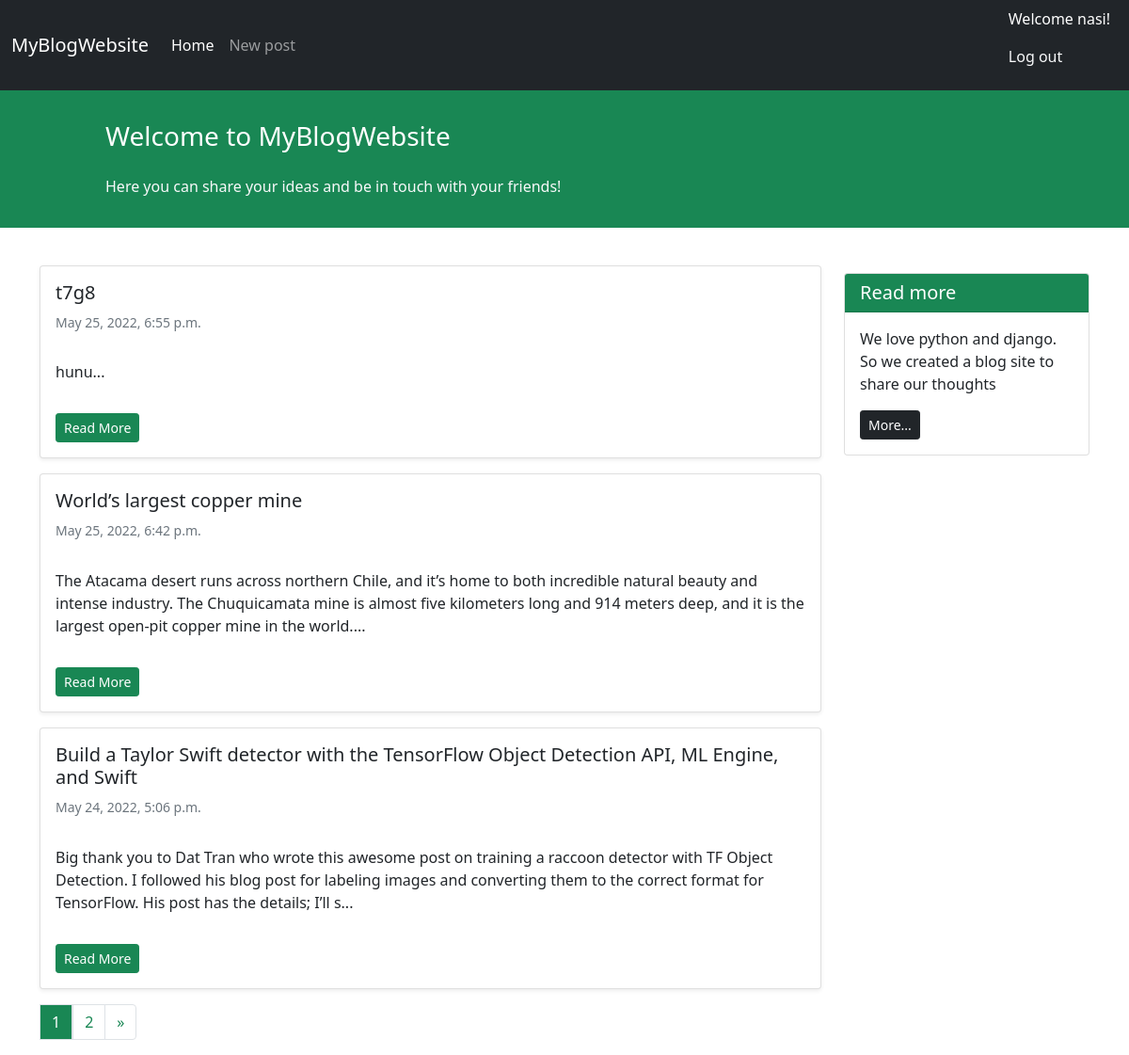
The app's page / (signed in) with its own data.
### blog/models.py (models this page shows, shortened)
class Post(models.Model):
    STATUS_CHOICES = (
        ('published', 'Published'),
        ('draft', 'Draft'),
    )
    title = models.CharField(max_length=200)
    text = models.TextField()
    author = models.ForeignKey('auth.User', on_delete=models.CASCADE)
    datetime_created = models.DateTimeField(auto_now_add=True)
    datetime_modified = models.DateTimeField(auto_now=True)
    status = models.CharField(choices=STATUS_CHOICES, max_length=10)
    slug = models.SlugField(max_length=250, blank=False, editable=False)
    cover = models.ImageField(upload_to='post_cover/', blank=True)
    def get_absolute_url(self):
        kwargs = {
            'slug' : self.slug,
            'pk' : self.id,
        }
        return reverse('post_detail', kwargs=kwargs)

### blog/views.py (the view)
# urls.py: path('', views.PostListView.as_view(), name='post_list'),
class PostListView(generic.ListView):
    model = Post
    template_name = 'blog/posts_list.html'
    context_object_name = 'posts'
    paginate_by = 3
    def get_queryset(self):
        return Post.objects.filter(status='published').order_by('-datetime_modified')

### blog/templates/blog/posts_list.html (shortened to what this page needs)
{% extends '_base.html' %}
{% block content %}
<div class="container mt-4">
    <div class="row">
        <div class="col-9">
            {% for post in posts %}
            <div class="card shadow-sm my-3">
                <div class="card-body">
                    <h5 class="card-title">{{post.title}}</h5>
                    <h6 class="card-subtitle mb-2 text-muted small py-2">{{post.datetime_modified}}</h6>
                    <p class="card-text py-3">
                        {{post.text|slice:"250"}}...
                    </p>
                    <a href="{{ post.get_absolute_url }}" class="btn btn-sm btn-success">Read More</a>
                </div>
            </div>
            {% endfor %}
        </div>
        <div class="col-3">
                <div class="card  my-4">
                    <h5 class="card-header text-white bg-success">Read more</h5>
                    <div class="card-body">
                        <p class="card-text">We love python and django. So we created a blog site to share our
                            thoughts</p>
                        <a href="#"
                           class="btn btn-sm btn-dark">
                            More...
                        </a>
                    </div>
                </div>
        </div>
        <nav aria-label="Page navigation example">
            <ul class="pagination">
                {% for i in page_obj.paginator.page_range %}
                    {% if page_obj.number == i %}
                        <a href="?page={{ i }}" class="text-decoration-none">
                            <li class="page-item page-link bg-success text-white">{{ i }}</li>
                        </a>
                    {% else %}
                        <a href="?page={{ i }}" class="text-decoration-none">
                            <li class="page-item page-link text-success">{{ i }}</li>
                        </a>
                    {% endif %}
                {% endfor %}
                {% if page_obj.has_next %}
                    <li class="page-item">
                        <a class="page-link text-success" href="?page={{ page_obj.next_page_number }}" aria-label="Next">
                            <span aria-hidden="true">&raquo;</span>
                        </a>
                    </li>
                {% endif %}
            </ul>
        </nav>
    </div>
</div>
{% endblock content %}

### templates/_base.html (shortened to what this page needs)
<!doctype html>
<html lang="en">
<head>
    <link href="https://cdn.jsdelivr.net/npm/bootstrap@5.1.3/dist/css/bootstrap.min.css" rel="stylesheet"
>
</head>
<body>
<nav class="navbar navbar-expand-lg navbar-dark bg-dark">
    <div class="container-fluid">
        <a class="navbar-brand" >MyBlogWebsite</a>
        <div class="collapse navbar-collapse" id="navbarNavAltMarkup">
            <div class="navbar-nav">
                <a class="nav-link active" aria-current="page" href="{% url 'post_list' %}">Home</a>
                <a class="nav-link" href="{% url 'post_create' %}">New post</a>
            </div>
        </div>
        <div class="mx-2 text-white">
            {% if user.is_authenticated %}
               <p>Welcome {{user.username}}!</p>
                <p><a class="text-light text-decoration-none" href="{% url 'logout' %}">Log out</a></p>
            {% else %}
                <a class="text-light text-decoration-none" href="{% url 'login' %}">Log in</a> | <a class="text-light text-decoration-none" href="{% url 'signup' %}">Sign up</a>
            {% endif %}
        </div>
    </div>
</nav>
<div class="container-fluid bg-success">
    <div class="row py-3">
        <div class="col-md-8 col-md-10 mx-auto">
            <h3 class="my-4 mt-3 text-white">Welcome to MyBlogWebsite</h3>
            <p class="text-light"> Here you can share your ideas and be in touch with your friends!</p>
        </div>
    </div>
</div>
        {% block content %}
        {% endblock content %}
</body>
</html>

### records on screen
Post: title "t7g8", datetime_modified "May 25, 2022, 6:55 p.m.", text "hunu"
Post: title "World’s largest copper mine", datetime_modified "May 25, 2022, 6:42 p.m.", text "The Atacama desert runs across northern Chile, and it’s home to both incredible natural beauty and intense industry. The Chuquicamata mine is almost five kilometers long and 914 meters deep, and it is the largest open-pit copper mine in the world."
Post: title "Build a Taylor Swift detector with the TensorFlow Object Detection API, ML Engine, and Swift", datetime_modified "May 24, 2022, 5:06 p.m.", text "Big thank you to Dat Tran who wrote this awesome post on training a raccoon detector with TF Object Detection. I followed his blog post for labeling images and converting them to the correct format for TensorFlow. His post has the details; I’ll s"

### other values on screen
{{ user.username }} "nasi"
{{ i }} "1"
{{ i }} "2"
